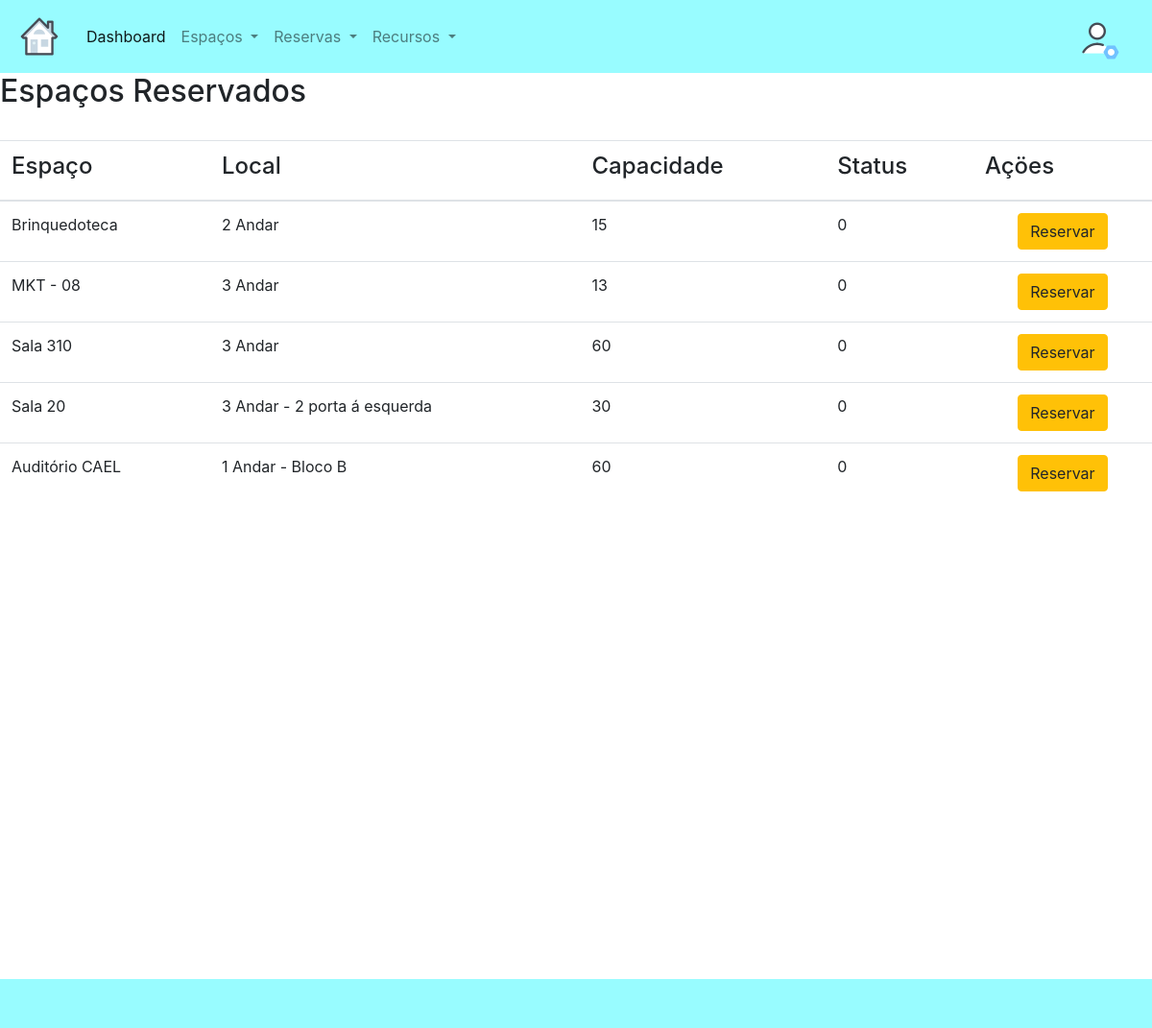
The app's page /reservar_espaco.php with its own data.
### tables this page shows
CREATE TABLE `espaco` (
  `espacoID` int(11) NOT NULL,
  `espaco` varchar(30) NOT NULL,
  `endereco` varchar(30) NOT NULL,
  `capacidade` int(4) NOT NULL,
  `status` tinyint(1) NOT NULL,
  `tipo` char(30) NOT NULL
);

### reservar_espaco.php (the view, shortened to what this page needs)
<?php
  include "conexao.php";
?>
<?php
  $query = $conecta->query ("SELECT * FROM espaco");
?>
<!DOCTYPE html>
<html>
<head>
	<link rel="stylesheet" href="https://stackpath.bootstrapcdn.com/bootstrap/4.1.3/css/bootstrap.min.css">
	<link rel="stylesheet" href="https://raw.githubusercontent.com/daneden/animate.css/master/animate.css">
	<link rel="stylesheet" href="css/bootnavbar.css">
<nav class="navbar navbar-expand-lg navbar-light" style="background-color: #98FCFF;">
  <a class="navbar-brand" href="#">
    <img src="icons-espaco.png" width="50" height="50" class="d-inline-block align-top" alt="">
  </a>
  <div class="collapse navbar-collapse" id="navbarNav">
    <ul class="navbar-nav">
      <li class="nav-item active">
        <a class="nav-link" href="dashboard.php">Dashboard</a>
      </li>
      <li class="nav-item dropdown">
        <a class="nav-link dropdown-toggle" href="#" id="navbarDropdownMenuLink" data-toggle="dropdown" aria-haspopup="true" aria-expanded="false">
          Espaços
        </a>
      </li>
      <li class="nav-item dropdown">
        <a class="nav-link dropdown-toggle" href="#" id="navbarDropdownMenuLink" data-toggle="dropdown" aria-haspopup="true" aria-expanded="false">
          Reservas
        </a>
      </li>
      <li class="nav-item dropdown">
        <a class="nav-link dropdown-toggle" href="#" id="navbarDropdownMenuLink" data-toggle="dropdown" aria-haspopup="true" aria-expanded="false">
          Recursos
        </a>
      </li>
    </ul>
  </div>
  <a class="navbar-brand" href="#">
    <img src="icons-user-settings.png" width="50" height="50" class="d-inline-block align-top" alt="">
  </a>
</nav>
</head>
<body>
<?php
      echo "<h2> Espaços Reservados </h2>";
      echo '<br><table class="table table-hover">';
      echo "<thead>";
      echo "<tr>";
      echo "<th align=center><h4> Espaço </h4></th>";
      echo "<th align=center><h4> Local </h4></th>";
      echo "<th align=center><h4> Capacidade </h4></th>";
      echo "<th align=center><h4> Status </h4></th>";
      echo "<th align=center><h4> Açöes </h4></th>";
      echo "</tr>";
      echo "</thead>";
      echo "<tbody>";
    while ($resultado = mysqli_fetch_assoc($query)){
      echo "<tr>";
      echo "<td>" . $resultado ["espaco"] . "</td>";
      echo "<td>" . $resultado ["endereco"] . "</td>";
      echo "<td>" . $resultado ["capacidade"] . "</td>";
      echo "<td>" . $resultado ["status"] . "</td>";
    ?>
      <td><center><button class="btn btn-warning" data-toggle="modal" data-target="#myModal<?php echo $resultado['espacoID']?>" >Reservar</button></center></td>
    <?php
    echo "</tr>";
    }
    echo "</tbody>";
    echo "</table>";
?>
</body>
<br><br><br><br><br><br><br><br><br><br><br><br><br><br><br><br><br><br><br><br>
<nav class="navbar navbar-expand-lg navbar-light" style="background-color: #98FCFF; height: 51px;"></nav>
</html>

### records on screen
espaco: espaco "Brinquedoteca", endereco "2 Andar", capacidade "15", status "0"
espaco: espaco "MKT - 08", endereco "3 Andar", capacidade "13", status "0"
espaco: espaco "Sala 310", endereco "3 Andar", capacidade "60", status "0"
espaco: espaco "Sala 20", endereco "3 Andar - 2 porta á esquerda", capacidade "30", status "0"
espaco: espaco "Auditório CAEL", endereco "1 Andar - Bloco B", capacidade "60", status "0"
